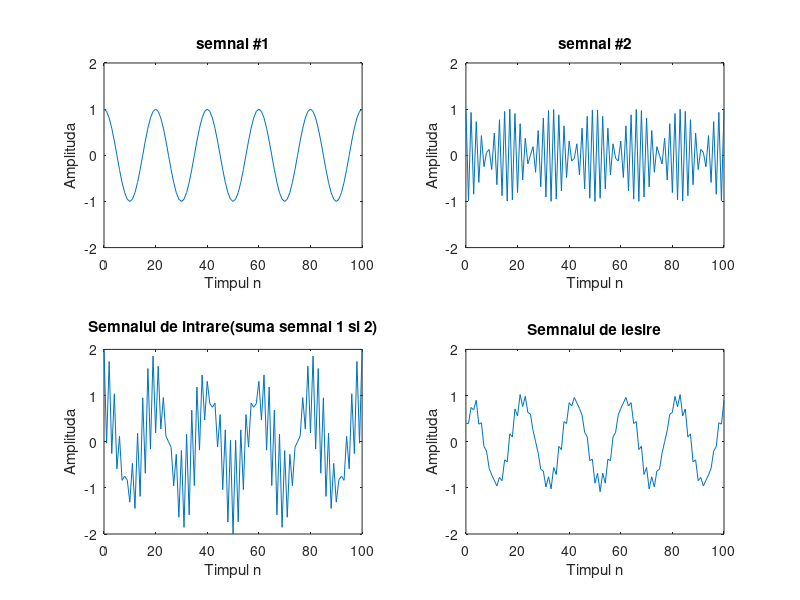

Here is the MATLAB script that generated this plot:
% Programul P2_1
% Simularea filtrului FIR de o lungime arbitrara
% generarea semnalului de intrare
clf; n=0:100;
s1=cos(2*pi*0.05*n); % semnal de o frecventa joasa
s2=cos(2*pi*0.47*n); % semnal de o frecventa inalta
x=s1+s2;
% Realiyarea filtrului FIR
M=input('Lungimea dorita a filtrului = ');
num=ones(1,M);
y=filter(num,1,x)/M;
% Afisarea semnalelor de intare si de isire
subplot(2,2,1);
plot(n,s1);
axis([0, 100, -2, 2]);
xlabel('Timpul n'); ylabel('Amplituda');
title('semnal #1');
subplot(2,2,2);
plot(n,s2);
axis([0, 100, -2, 2]);
xlabel('Timpul n'); ylabel('Amplituda');
title('semnal #2');
subplot(2,2,3);
plot(n,x);
axis([0, 100, -2, 2]);
xlabel('Timpul n'); ylabel('Amplituda');
title('Semnalul de intrare(suma semnal 1 si 2)');
subplot(2,2,4);
plot(n,y);
axis([0, 100, -2, 2]);
xlabel('Timpul n'); ylabel('Amplituda');
title('Semnalul de iesire');
axis;
